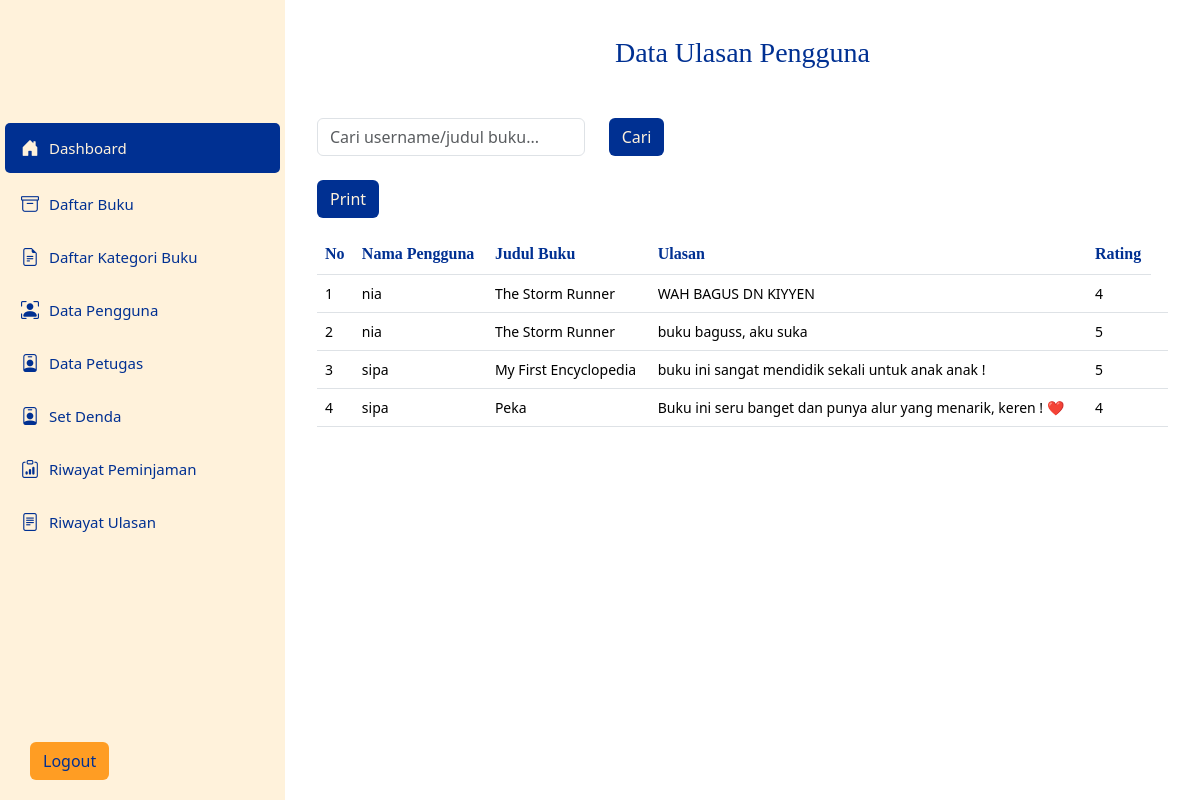
Screenshot of /back_end/admin/index.php?page=data_ulasan (signed in) with the database file from the repository.
### tables this page shows
CREATE TABLE `tb_ulasan` (
  `id_ulasan` int(11) NOT NULL,
  `id_user` int(11) NOT NULL,
  `id_buku` int(11) NOT NULL,
  `ulasan` text NOT NULL,
  `rating` float(2,1) NOT NULL
);

CREATE TABLE `tb_user` (
  `id_user` int(11) NOT NULL,
  `username` varchar(255) NOT NULL,
  `nama_lengkap` varchar(255) NOT NULL,
  `password` varchar(255) NOT NULL,
  `email` varchar(255) NOT NULL,
  `alamat` text NOT NULL,
  `role` enum('pelanggan','petugas','admin','') NOT NULL
);

CREATE TABLE `tb_buku` (
  `id_buku` int(11) NOT NULL,
  `judul` varchar(255) NOT NULL,
  `penulis` varchar(255) NOT NULL,
  `penerbit` varchar(255) NOT NULL,
  `tahun_terbit` int(11) NOT NULL,
  `deskripsi_buku` text NOT NULL,
  `gambar_buku` varchar(255) NOT NULL
);

### back_end/admin/pages/data_ulasan.php (the view, shortened to what this page needs)
<?php
include "../../lib/koneksi.php";
?>
<!doctype html>
<html lang="en">
<head>
    <link href="https://cdn.jsdelivr.net/npm/bootstrap@5.3.3/dist/css/bootstrap.min.css" rel="stylesheet"
>
    <link rel="stylesheet" href="https://cdn.jsdelivr.net/npm/bootstrap-icons@1.5.0/font/bootstrap-icons.css">
</head>
<body>
    <center>
        <h3 class="mt-3 mb-4">Data Ulasan Pengguna</h3>
    </center>
    <div class="container mt-5">
        <form method="GET" action="">
            <div class="row mb-4">
                <div class="col-md-4">
                    <input type="text" name="keyword" class="form-control" placeholder="Cari username/judul buku..."
                        value="<?= isset($_GET['keyword']) ? htmlspecialchars($_GET['keyword']) : '' ?>">
                </div>
                <div class="col-md-2">
                    <button type="submit" class="btn btn-md">Cari</button>
                </div>
            </div>
            <button type="submit" class="btn btn-md" onclick="window.print()">Print</button>
        </form>
        <div class="table-responsive mt-3 ">
            <table class="table table-hover align-middle">
                <thead class="table">
                    <tr>
                        <th style="color: #003092;">No</th>
                        <th style="color: #003092;">Nama Pengguna</th>
                        <th style="color: #003092;">Judul Buku</th>
                        <th style="color: #003092;">Ulasan</th>
                        <th style="color: #003092;">Rating</th>
                    </tr>
                </thead>
                <tbody>
                    <?php
            $keyword = isset($_GET['keyword']) ? '%' . $_GET['keyword'] . '%' : '%';
            $sql = "SELECT a.id_ulasan, b.username, c.judul, a.ulasan, a.rating
                    FROM tb_ulasan a
                    INNER JOIN tb_user b ON a.id_user = b.id_user
                    INNER JOIN tb_buku c ON a.id_buku = c.id_buku
                    WHERE b.username LIKE ? OR c.judul LIKE ?
                    ORDER BY a.id_ulasan DESC";
            $stmt = $pdo->prepare($sql);
            $stmt->execute([$keyword, $keyword]);
            $no = 1;
            while($rowResult = $stmt->fetch(PDO::FETCH_ASSOC)) {
            ?>
                    <tr>
                        <td><?=$no++?></td>
                        <td><?=$rowResult['username']?></td>
                        <td><?=$rowResult['judul']?></td>
                        <td><?=$rowResult['ulasan']?></td>
                        <td><?=$rowResult['rating']?></td>
                        <td>
                        </td>
                    </tr>
                    <?php
              }
                ?>
                </tbody>
            </table>
        </div>
    </div>
</body>
</html>

### back_end/admin/pages/data_ulasan.php (style rules this page uses)
h3 { font-family: aes; color: #003092; }
th { font-family: biasa; }
tbody tr td { font-size: 14px; color: #003092; }
.btn-md { color: #FFF2DB; background-color: #003092; }

### rows the page displays
tb_ulasan: id_user.username "nia", id_buku.judul "The Storm Runner", ulasan "WAH BAGUS DN KIYYEN", rating "4"
tb_ulasan: id_user.username "nia", id_buku.judul "The Storm Runner", ulasan "buku baguss, aku suka", rating "5"
tb_ulasan: id_user.username "sipa", id_buku.judul "My First Encyclopedia", ulasan "buku ini sangat mendidik sekali untuk anak anak !", rating "5"
tb_ulasan: id_user.username "sipa", id_buku.judul "Peka", ulasan "Buku ini seru banget dan punya alur yang menarik, keren ! ❤️", rating "4"
